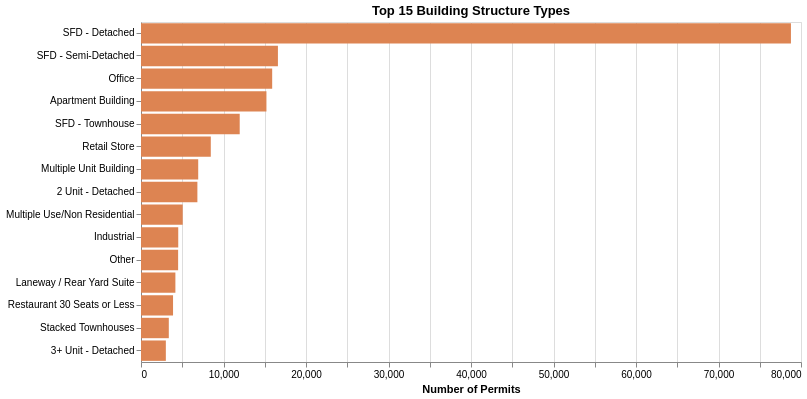

The notebook cell this image was saved under:
### Markdown cell above
## 5. Building Structure Types

Single-family detached homes are the most permitted structure type by far, reflecting Toronto's large stock of low-rise residential properties.

### Code cell
struct_types = (
    df.filter(pl.col("STRUCTURE_TYPE").is_not_null())
    .group_by("STRUCTURE_TYPE")
    .agg(pl.len().alias("count"))
    .sort("count", descending=True)
    .head(15)
)

alt.Chart(struct_types).mark_bar(color="#DD8452").encode(
    x=alt.X("count:Q", title="Number of Permits"),
    y=alt.Y("STRUCTURE_TYPE:N", sort="-x", title=None),
    tooltip=["STRUCTURE_TYPE", "count"],
).properties(title="Top 15 Building Structure Types", width=660, height=340)

### Figure 1 — Vega-Lite specification as saved in the notebook (floating-point values rounded to 4 significant figures)
{"config": {"view": {"continuousWidth": 300, "continuousHeight": 300}}, "data": {"name": "data-963ff8f0d55b7af9852caecb16026113"}, "mark": {"type": "bar", "color": "#DD8452"}, "encoding": {"tooltip": [{"field": "STRUCTURE_TYPE", "type": "nominal"}, {"field": "count", "type": "quantitative"}], "x": {"field": "count", "title": "Number of Permits", "type": "quantitative"}, "y": {"field": "STRUCTURE_TYPE", "sort": "-x", "title": null, "type": "nominal"}}, "height": 340, "title": "Top 15 Building Structure Types", "width": 660, "$schema": "https://vega.github.io/schema/vega-lite/v6.4.1.json", "datasets": {"data-963ff8f0d55b7af9852caecb16026113": [{"STRUCTURE_TYPE": "SFD - Detached", "count": 78781}, {"STRUCTURE_TYPE": "SFD - Semi-Detached", "count": 16597}, {"STRUCTURE_TYPE": "Office", "count": 15901}, {"STRUCTURE_TYPE": "Apartment Building", "count": 15205}, {"STRUCTURE_TYPE": "SFD - Townhouse", "count": 11965}, {"STRUCTURE_TYPE": "Retail Store", "count": 8460}, {"STRUCTURE_TYPE": "Multiple Unit Building", "count": 6935}, {"STRUCTURE_TYPE": "2 Unit - Detached", "count": 6835}, {"STRUCTURE_TYPE": "Multiple Use/Non Residential", "count": 5056}, {"STRUCTURE_TYPE": "Industrial", "count": 4515}, {"STRUCTURE_TYPE": "Other", "count": 4500}, {"STRUCTURE_TYPE": "Laneway / Rear Yard Suite", "count": 4169}, {"STRUCTURE_TYPE": "Restaurant 30 Seats or Less ", "count": 3884}, {"STRUCTURE_TYPE": "Stacked Townhouses", "count": 3370}, {"STRUCTURE_TYPE": "3+ Unit - Detached", "count": 3011}]}}
